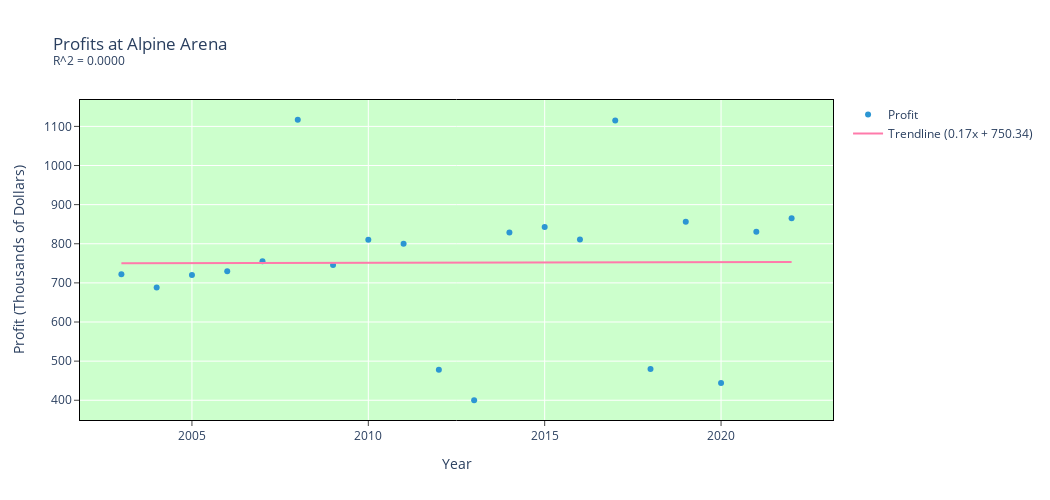

Notebook code cell kept with this figure:
### Code cell
fig = make_subplots(rows=1, cols=1)
fig.add_trace(go.Scatter(x = x+2003, y = np.asarray(dfaa["Profit ($ thousands)"]), mode = "markers", name = "Profit", line=dict(color="#2C96D3")), row = 1, col = 1)
fig.add_trace(go.Scatter(x = x+2003, y = x * lraa.slope + lraa.intercept, mode = "lines", line=dict(color='#FF7AAB'), name = "Trendline (" + "{:.2f}".format(lraa.slope) + "x + " + "{:.2f}".format(lraa.intercept) + ")"), row = 1, col = 1)

fig.update_yaxes(title = "Profit (Thousands of Dollars)")
fig.update_xaxes(title = "Year", row = 1, col = 1)
fig.update_xaxes(
    mirror=True,
    showline=True,
    linecolor='black',
    #gridcolor='lightgrey',
    ticks='outside'
    )

fig.update_yaxes(
    mirror=True,
    linecolor='black',
    #gridcolor='lightgrey',
    ticks='outside',
    showline=True
    )

fig.update_layout(width = 1050, height = 500, title = "Profits at Alpine Arena <br><sup>R^2 = " + "{:.4f}".format(lraa.rvalue ** 2))

fig.update_layout(
    plot_bgcolor='#ccffcc'
)

fig.show()

### Figure 1 — Plotly figure (JSON) as saved in the notebook; plotly's stock layout.template omitted (floating-point values rounded to 4 significant figures)
{"data": [{"line": {"color": "#2C96D3"}, "mode": "markers", "name": "Profit", "type": "scatter", "x": [2003, 2004, 2005, 2006, 2007, 2008, 2009, 2010, 2011, 2012, 2013, 2014, 2015, 2016, 2017, 2018, 2019, 2020, 2021, 2022], "xaxis": "x", "y": [722, 688, 720, 730, 755, 1117, 746, 810, 800, 478, 400, 829, 843, 811, 1115, 480, 856, 444, 831, 865], "yaxis": "y"}, {"line": {"color": "#FF7AAB"}, "mode": "lines", "name": "Trendline (0.17x + 750.34)", "type": "scatter", "x": [2003, 2004, 2005, 2006, 2007, 2008, 2009, 2010, 2011, 2012, 2013, 2014, 2015, 2016, 2017, 2018, 2019, 2020, 2021, 2022], "xaxis": "x", "y": [750.3, 750.5, 750.7, 750.9, 751.0, 751.2, 751.4, 751.6, 751.7, 751.9, 752.1, 752.3, 752.4, 752.6, 752.8, 753.0, 753.1, 753.3, 753.5, 753.7], "yaxis": "y"}], "layout": {"height": 500, "plot_bgcolor": "#ccffcc", "title": {"text": "Profits at Alpine Arena <br><sup>R^2 = 0.0000"}, "width": 1050, "xaxis": {"anchor": "y", "domain": [0, 1], "linecolor": "black", "mirror": true, "showline": true, "ticks": "outside", "title": {"text": "Year"}}, "yaxis": {"anchor": "x", "domain": [0, 1], "linecolor": "black", "mirror": true, "showline": true, "ticks": "outside", "title": {"text": "Profit (Thousands of Dollars)"}}}}
